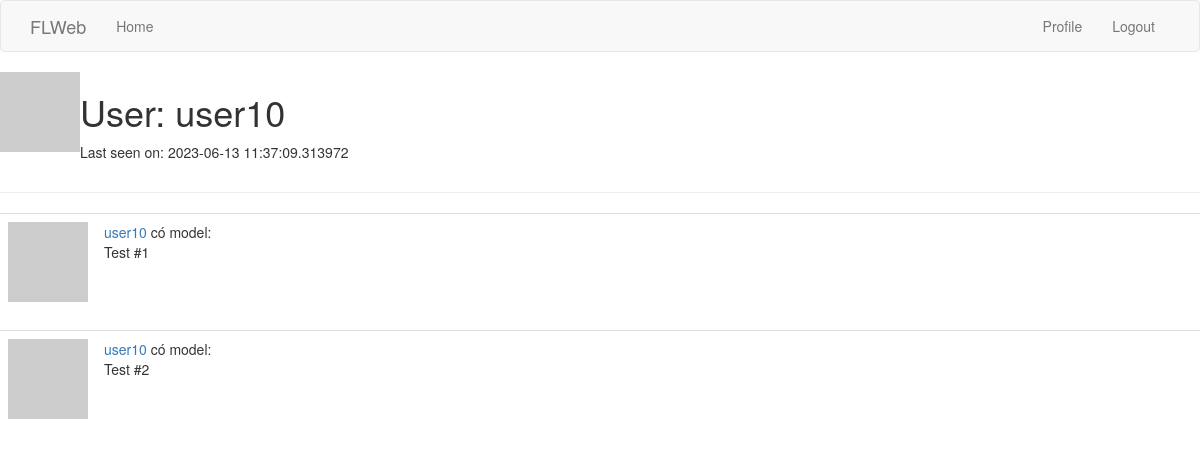
Page /user/user10 (signed in) on the committed database.
### models.py (models this page shows, shortened)
class User(UserMixin,db.Model):
    id = db.Column(db.Integer, primary_key=True)
    username = db.Column(db.String(64), index=True, unique=True)
    email = db.Column(db.String(120), index=True, unique=True)
    about_me = db.Column(db.String(140))
    last_seen = db.Column(db.DateTime, default=datetime.utcnow)
    password_hash = db.Column(db.String(128))
    model = db.relationship('Model', backref='user', lazy='dynamic')
    image = db.relationship('Image', backref='user', lazy='dynamic')
    def avatar(self, size):
        digest = md5(self.email.lower().encode('utf-8')).hexdigest()
        return 'https://www.gravatar.com/avatar/{}?d=identicon&s={}'.format(
            digest, size)

### client.py (the view)
@app.route('/user/<username>')
@login_required
def user(username):
    user = User.query.filter_by(username=username).first_or_404()
    model = [
        {'user': user, 'fname': 'Test #1'},
        {'user': user, 'fname': 'Test #2'}
    ]
    return render_template('user.html', user=user, model=model)

### client.py (called while the page is built)
@app.before_request
def before_request():
    if current_user.is_authenticated:
        current_user.last_seen = datetime.utcnow()
        db.session.commit()

### models.py (called while the page is built)
@login.user_loader
def load_user(id):
    return User.query.get(int(id))

### app/templates/user.html (shortened to what this page needs)
{% extends "base.html" %}
{% block content %}
<table>
    <tr valign="top">
        <td><img src="{{ user.avatar(128) }}"></td>
        <td>
            <h1>User: {{ user.username }}</h1>
            {% if user.last_seen %}<p>Last seen on: {{ user.last_seen }}</p>{% endif %}
        </td>
    </tr>
</table>
<hr>
{% for model in model %}
{% include '_model.html' %}
{% endfor %}
{% endblock %}

### app/templates/_model.html
<table class="table table-hover">
    <tr>
        <td width="70px">
            <a href="{{ url_for('user', username=model.user.username) }}">
                <img src="{{ model.user.avatar(70) }}" />
            </a>
        </td>
        <td>
            <a href="{{ url_for('user', username=model.user.username) }}">
                {{ model.user.username }}
            </a>
            có model:
            <br>
            {{ model.fname }}
        </td>
    </tr>
</table>

### rows in the picture
User: username "user10", last_seen "2023-06-13 11:37:09.313972", user.username "user10" "user10"

### other values in the picture
{{ model.fname }} "Test #1" "Test #2"
